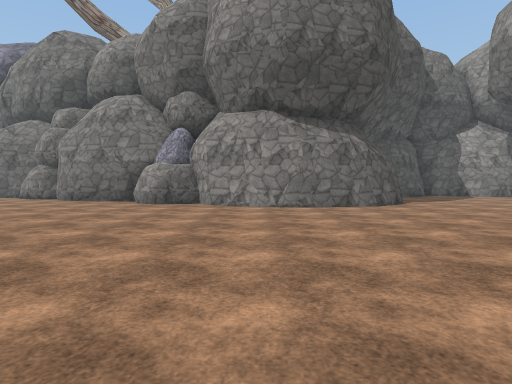
[1] (above)

18 first-person views from a walk through a Unity game level. The camera is 1.4 m above the floor, tilts 2° down and sees 80° across. The floor is counted in squares, 2 m on a side. Each view is taken from the middle of a square. On the plan, view 1 faces up. The plan holds only what a view shows up to about 10 squares ahead; the rest is blank. The place goes on beyond the plan. The player is left out. Some surface patterns are stand-ins.

[2]
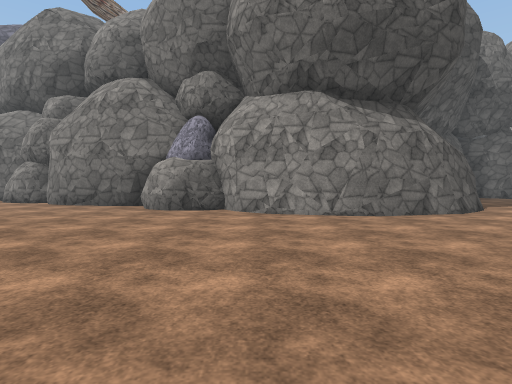

[3]
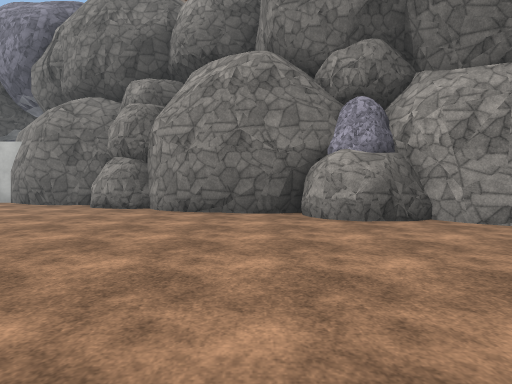

[4]
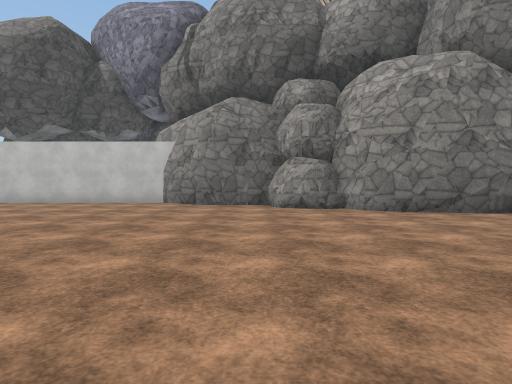

[5]
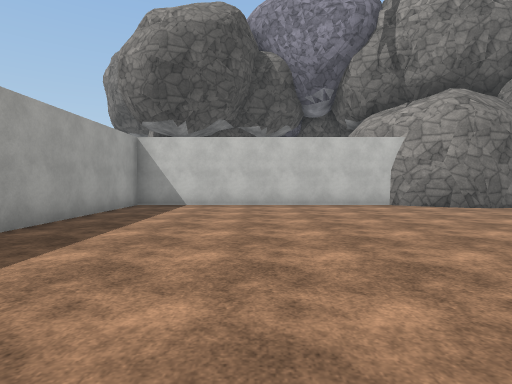

[6]
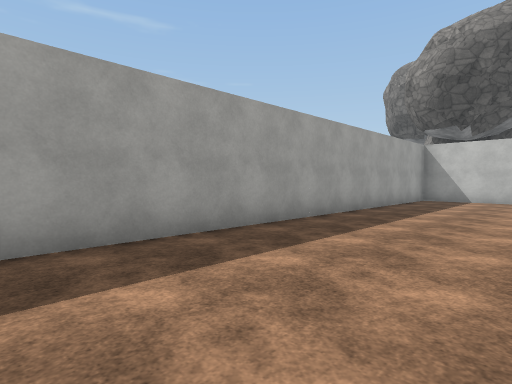

[7]
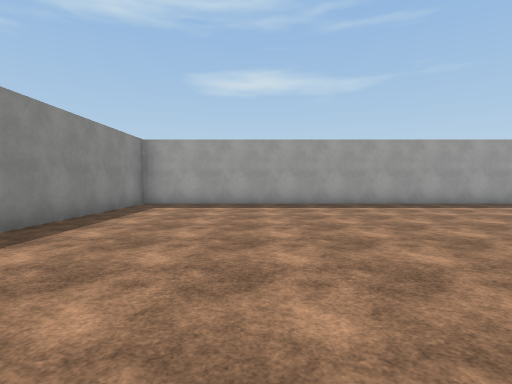

[8]
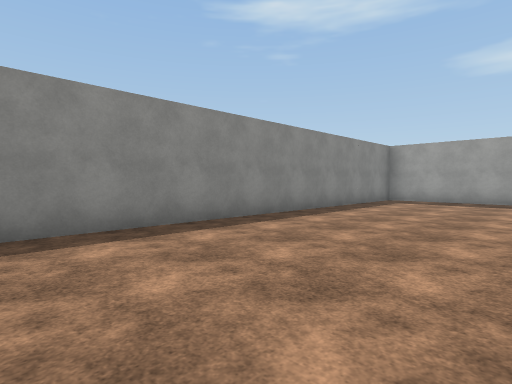

[9]
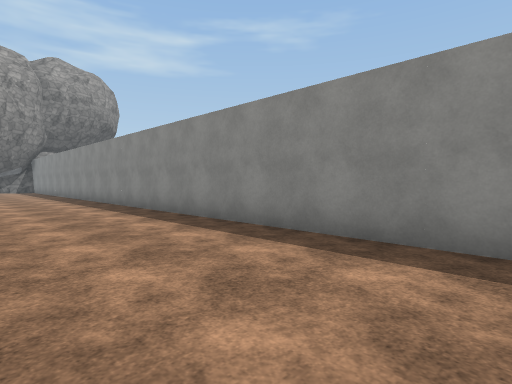

[10]
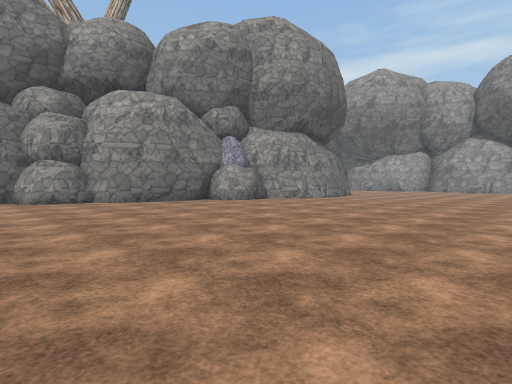

[11]
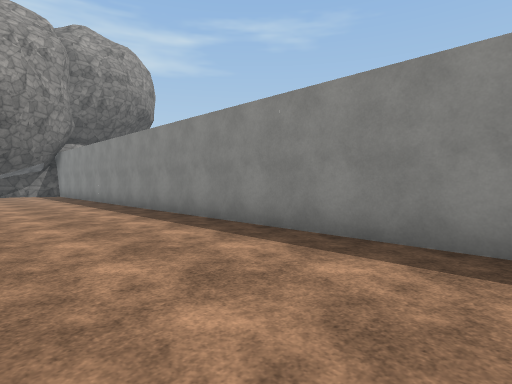

[12]
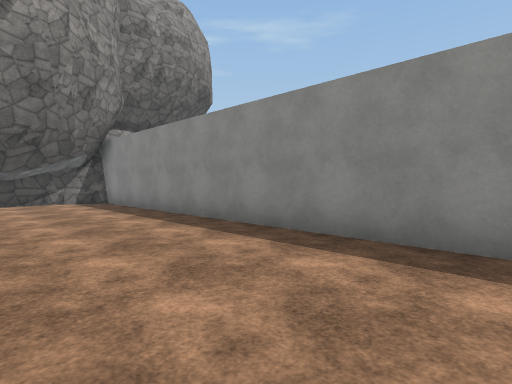

[13]
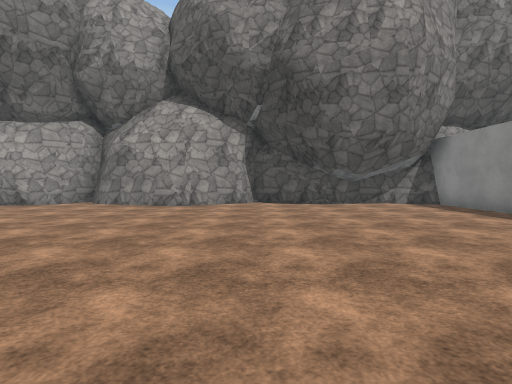

[14]
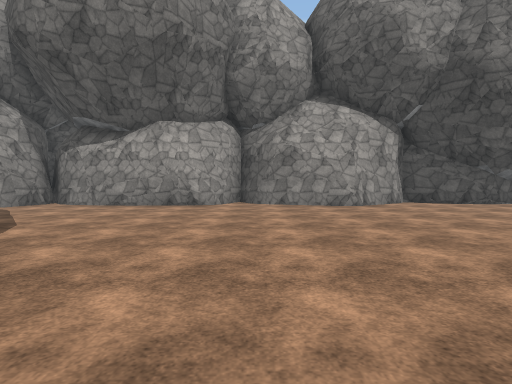

[15]
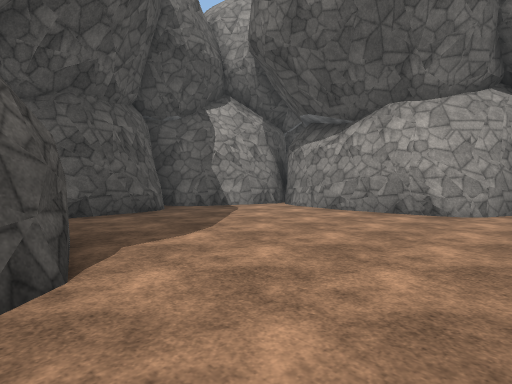

[16]
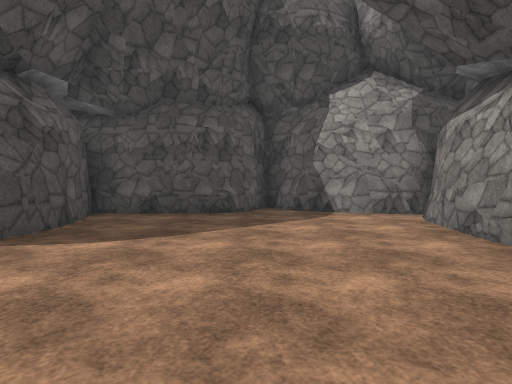

[17]
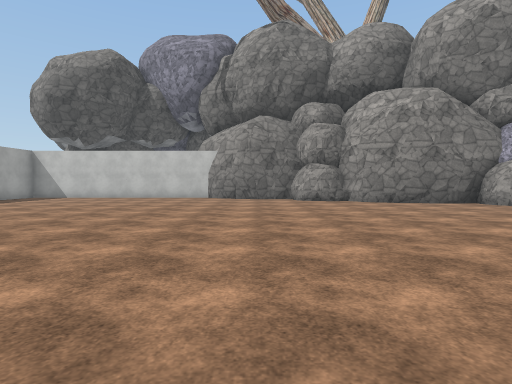

[18]
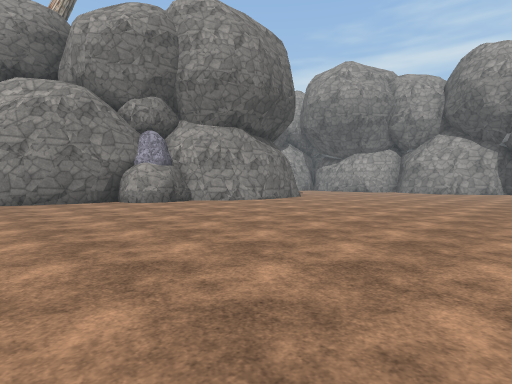

### Floor plan
Points are (right, up) in squares from view 1. A wall is a line through its corners. A room is listed if a view was taken in it or the views show most of it. See-through windows are left out.
Room 1 (views 1, 2, 3, 4, 5, 6, 7, 8, 9, 10, 11, 12, 13, 14, 15, 16, 17, 18)
walls: (-4.7, 10.5) (-6.6, 10.9) (-7.4, 11.4) (-7.8, 12) (-8.1, 11.8) (-8.8, 11.8) (-9.4, 12.2); (-4.2, 10.5) (-5.1, 10.5); (-0.2, 8.6) (-0.9, 8.9); (-0.2, 8.6) (-1.4, 9.2); (-3.8, 10.6) (-4.7, 10.3) (-6.9, 11); (0.5, 8.3) (-0.8, 8.7) (-1.7, 9.3); (0.7, 8.6) (-1.6, 9.3); (-7.3, 11.4) (-7.8, 11.9); (-7.7, 11.8) (-8.7, 11.7); (-8.6, 11.8) (-9.2, 12.1); (-8.5, 12.1) (-8.9, 12.4); (-9.3, 12) (-9.7, 12.7); (-9.4, 13) (-10.7, 13.1); (-10.1, 13.1) (-11.3, 12.9) (-11.8, 13.1); (-11, 12.9) (-11.7, 13) (-12.9, 13.8); (4.7, 10.1) (4.5, 9.6) (3.2, 8.7) (1.4, 8.2); (4.8, 10.1) (4.4, 9.4); (-12.6, 13.6) (-13, 14) (-20.5, 14) (-20.5, -3.5) (11.3, -3.5) (11.7, -2.6) (11.7, -2.2); (4.9, 11.7) (5, 11.1); (4.5, 13.7) (5, 11.3) (4.6, 9.5); (6.6, 13.5) (4.4, 13.7) (4.6, 13.1); (6.7, 13.5) (4.4, 13.6); (10.8, 4.1) (10.7, 4.6); (10.8, 4.5) (10.9, 5.2); (7.5, 13.8) (6.5, 13.5); (10.9, 3.8) (10.8, 4.1) (10.7, 4.8) (11.3, 6.5) (11.6, 7) (12, 7.2); (10.8, 8.7) (10.7, 9.7); (7.8, 14.4) (7, 13.6) (5.2, 13.5); (11, 8.3) (10.7, 9.2) (10.8, 11.6); (7.9, 14.6) (7.5, 14); (11.3, 0.3) (12, 1.7); (11.9, 2.4) (10.8, 4); (11.5, 8) (10.6, 9.4) (11, 12.3); (11.4, -0.6) (11.3, 0.3) (11.3, 0.5); (11.7, 7.8) (11.2, 8.2); (8.3, 15.2) (7.9, 14.3) (6.8, 13.6); (11.6, -1.3) (11.2, -0.2) (11.3, 0.4) (11.7, 1.1); (12.3, 7.6) (11.7, 7.9) (11, 8.6); (10.9, 11.8) (11.5, 13) (12, 13.6) (11, 13.5) (9.1, 14.2) (9, 14.3) (8.4, 15.3); (11.8, -2.5) (11.5, -1.1); (11.7, 13.3) (11.1, 13.4); (11.8, 13.7) (11.3, 13.6) (10.6, 13.7)
low walls: (-3.9, 10.8) (-4.7, 10.5); (-8.7, 11.6) (-9.3, 11.8); (4.6, 9.5) (3.5, 8.5); (10.5, 4.2) (10.5, 4.9); (7.7, 14) (7.2, 13.6); (11.2, 8.2) (10.8, 8.7); (10.9, 10.2) (10.8, 10.7); (8.6, 14.7) (8.3, 15.2)
objects: other object (-4, 10); other object (-3, 10) to (-3, 11); other object (-2, 10) to (-2, 11)

Where each view was taken, in squares from view 1:
view 1: 0 up, 0 right, facing up
view 2: 2 up, 1 left, facing up
view 3: 4 up, 5 left, facing up
view 4: 4 up, 10 left, facing up
view 5: 5 up, 17 left, facing up
view 6: 2 up, 17 left, facing up-left
view 7: 0 up, 11 left, facing left
view 8: 1 up, 9 left, facing down-left
view 9: 0 up, 11 left, facing down-right
view 10: 1 up, 11 left, facing up-right
view 11: 0 up, 5 left, facing down-right
view 12: 0 up, 1 right, facing down-right
view 13: 2 up, 2 right, facing right
view 14: 7 up, 2 right, facing right
view 15: 7 up, 4 right, facing up-right
view 16: 7 up, 8 right, facing up
view 17: 1 up, 11 left, facing up
view 18: 0 up, 8 left, facing up-right
